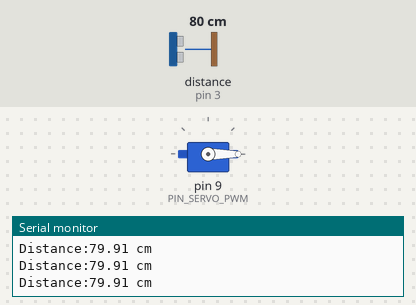
Simulated run of this sketch. Board: Arduino Uno, built with avr-gcc and run on an emulated ATmega328P. On the bench: servo, the last lines printed to the serial monitor. Wiring (inferred from the names in the program): ultrasonic range finder: trigger pin 2; echo pin 3. The test bench sets the inputs (shaded band); at power-on: distance to the obstacle (sensor on pin 3) 80 cm. The echo pulse lasts 58.3 µs per cm.

Above: at 1.3 s.
1.4 s: distance to the obstacle (sensor on pin 3) set to 23 cm
2.9 s: distance to the obstacle (sensor on pin 3) set to 19 cm
At 3.8 s:
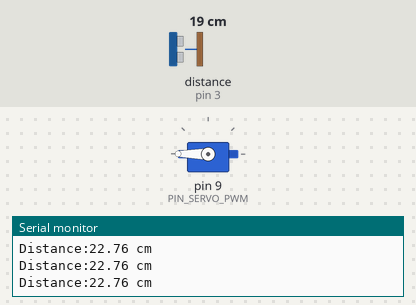
8.0 s: distance to the obstacle (sensor on pin 3) set to 2 cm
Timing chart, 0 to 12.0 s (numbered marks = the images above; inputs shaded):
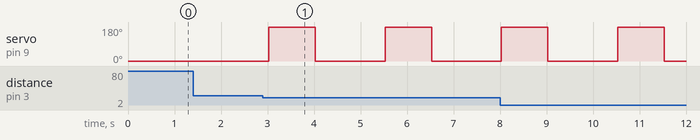

The sketch:

AlcoholAutomaticInjection.ino
```cpp
//servoのライブラリーを宣言する
#include <Servo.h>
#include <LiquidCrystal.h>
Servo myservo;
//servoのピンはデータを９番に接続
const int PIN_SERVO_PWM = 9;
//超音波センサーはechoピンを３番,tringピンを２番に接続
const int ECHOPIN = 3;
const int TRIGPIN = 2;

// servo instance
Servo servo;

// status definitions
int pumping = 0;
int pumpcount = 0;


void setup() {
  // Initialize for Serial debug
  Serial.begin(9600);

  // Initialize for servo
  servo.attach(PIN_SERVO_PWM);
  servo.write(0);

  // Initialize for button
  pinMode(ECHOPIN, INPUT);
  pinMode(TRIGPIN, OUTPUT);
  pinMode(PIN_SERVO_PWM, OUTPUT);

}

void loop() {
  /*超音波センサーで距離の測定
    https://osoyoo.com/ja/2018/08/28/arduino-lesson-ultrasonic-sensor-hc-sr04-module/
    を参考にしました。
  */
  float duration, distance;
  digitalWrite(TRIGPIN, LOW);
  delayMicroseconds(2);
  digitalWrite(TRIGPIN, HIGH);
  delayMicroseconds(10);
  digitalWrite(TRIGPIN, LOW);

  duration = pulseIn(ECHOPIN, HIGH);

  //distanceに距離を代入
  distance = (duration / 2) * 0.0344;

  /*distanceが２０以上でservoが元の位置に戻る
    distanceが２０以下でservoが動く
    https://github.com/mnishikawa/Arduino/blob/master/autosanitizer/autosanitizer.ino
    を参考にしました。
  */
  if (distance > 20) {
    servo.write(0);
  } else if (distance < 20) {
    servo.write(180);
    delay(1000);
    servo.write(0);
    delay(1000);
  }

  //distanceの値を調べる。ツール¥シリアルモニターで確認できます。
  Serial.print("Distance:");
  Serial.print(distance);
  Serial.println(" cm");

  //wait for loop
  delay(500);

}
```

Measured:
- the behaviour switches between 21 and 20 cm on distance to the obstacle (sensor on pin 3) (found by bisection; images 0 and 1)
- after the input at 2.9 s, servo on pin 9 (PIN_SERVO_PWM): alternates 180° for 1.0 s and 0° for 1.5 s, starting after 0.13 s
